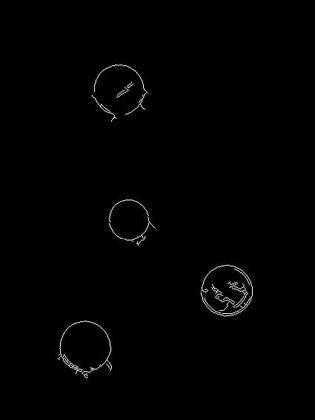
%> input picture Data/5-hough-circles/edgecoin.jpg, 315 x 420 px, shrunk from 425 x 566 before the run
$ octave --eval "result = my_hough_circle('edgecoin.jpg');"   (GNU Octave 9; MATLAB toolbox functions it lacks are replaced by stand-ins)
%> lines starting %> are read from the running program, lines starting %| are printed output that depends on the picture; in (x1, y1, x2, y2) boxes, pixels count from 0 and x2, y2 are one past the last pixel; in counts of white or black regions, pixels touching at a corner belong together; the program's own positions count from 1
% example run
% my_hough_line("edgecoin.jpg");

function [H] = my_hough_circle(imgPath)
%> called with imgPath = 'edgecoin.jpg'
    pkg load image;

    radius = 34;

    img = imread(imgPath);
%> img is the input picture: size 420x315x3 uint8; min 0, max 239, mean 1.7
    img = uint8(img);

    imgX = size(img, 2);
%> imgX = 315
    imgY = size(img, 1);
%> imgY = 420

    %imshow(img);
    if (size(img, 3) == 3)
        img = rgb2gray(img);
%> img: size 420x315 uint8
    end
    H = zeros(imgX + 2*radius, imgY + 2*radius);
    edges = edge(img, "canny");
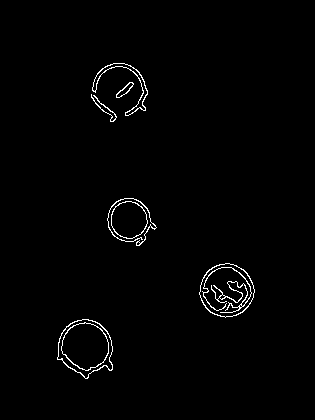
%> edges: size 420x315 logical; 1.3% white in thin lines or dots, all inside (x1, y1, x2, y2) = (57, 63, 255, 379)
    %imshow(edges);

    r2 = radius^2;
    for x = 1:size(edges, 2);
        x2 = x^2;
        x / size(edges, 2) * 100
        for y = 1:size(edges, 1);
            if (edges(y, x) == 1)
              amin = x - radius;
              amax = x + radius;
              y2 = y^2;
              for a = amin:amax;
                  c = sqrt(4*y2-4*(x2-2*x*a+a^2+y2-r2));
                  b1 = round((2*y-c)/2) + radius;
                  b2 = round((2*y+c)/2) + radius;
                  H(a + radius, b1) += 1;
                  H(a + radius, b2) += 1;
              endfor
            endif
        endfor
    endfor
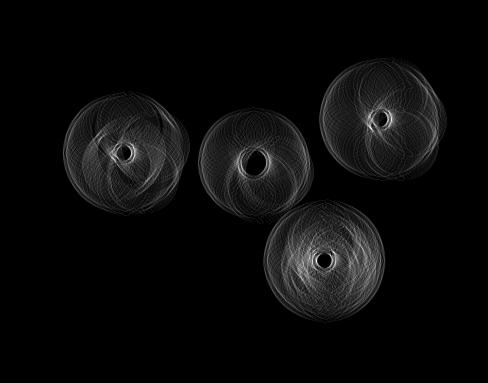
%> H: size 383x488 double; min 0, max 31, mean 1.3; drawn with min black and max white
%> after the loop, amax = 289; amin = 221; b1 = 327; b2 = 327; c = 0; y2 = 85849

    % get rid of radius indexing (see above)
    H([1:radius],:) = [];
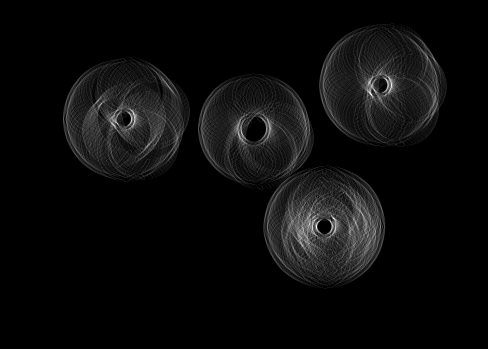
%> H: size 349x488 double; min 0, max 31, mean 1.4; drawn with min black and max white
    H(:,[1:radius]) = [];
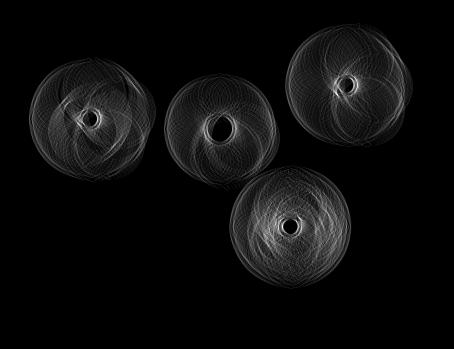
%> H: size 349x454 double; min 0, max 31, mean 1.5; drawn with min black and max white
    H(:,end-radius+1:end) = [];
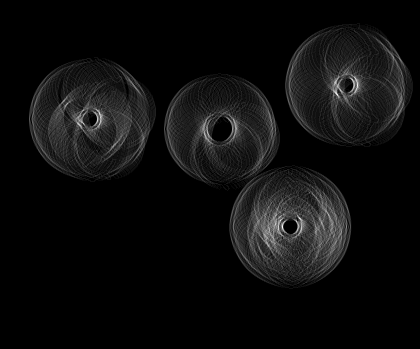
%> H: size 349x420 double; min 0, max 31, mean 1.6; drawn with min black and max white
    H(end-radius+1:end,:) = [];
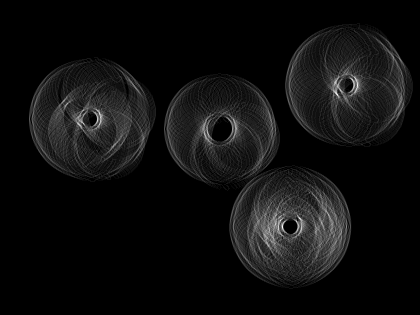
%> H: size 315x420 double; min 0, max 31, mean 1.8; drawn with min black and max white
    H = transpose(H);
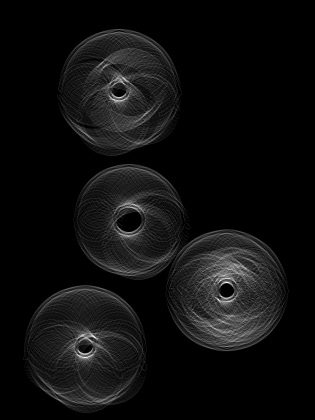
%> H: size 420x315 double; min 0, max 31, mean 1.8; mean of the top-left, top-right, bottom-left and bottom-right quarters 2.1, 0.3, 2.3, 2.6; drawn with min black and max white

    % find point above 70 threshold
    maxs = find(H>70);
%> maxs = []

    % draw circles
    imshow(img);
    hold on;
    for i = 1:size(maxs)
        index = maxs(i);
        circleX = floor(index / imgY);
        circleY = index - circleX * imgY;
        viscircles([circleX, circleY], radius);
    endfor
%> this loop made 0 passes
    hold off;

endfunction
